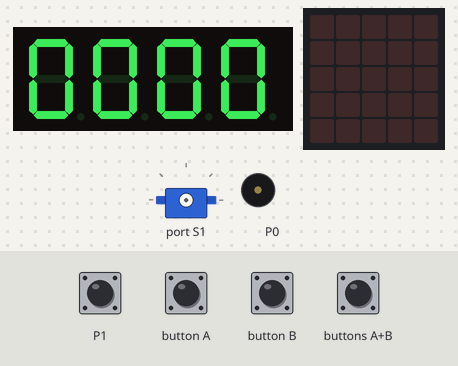
This program was run on a simulated BBC micro:bit (MakeCode). Shown: 4-digit seven-segment display, the board's 5×5 LED display, servo, buzzer (waves = sounding). The test bench sets the inputs (shaded band).

Above: at 1.2 s.
1.3 s: touch pin P1 pressed for 0.15 s
At 1.8 s:
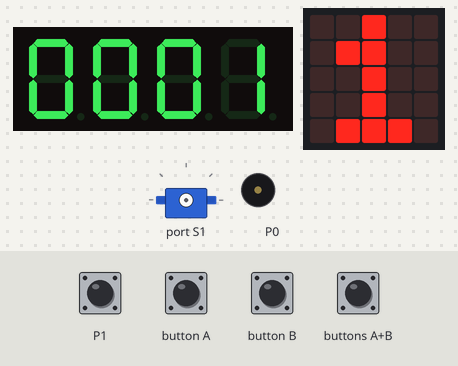
2.0 s: touch pin P1 pressed for 1 s
At 2.74 s:
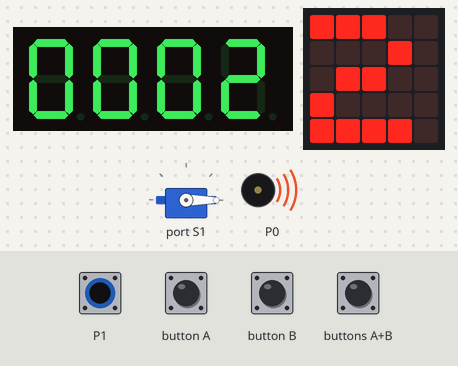
At 3.5 s:
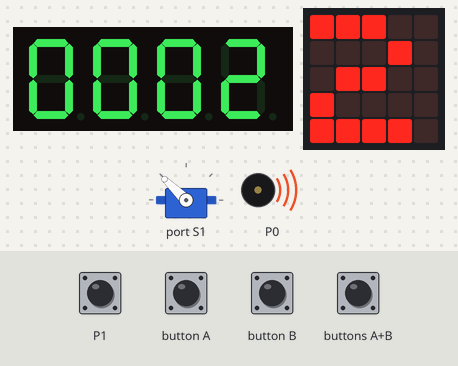
3.6 s: buttons A+B pressed for 1 s
6.4 s: buttons A+B pressed for 0.15 s
Timing chart, 0 to 16.1 s (numbered marks = the images above; inputs shaded):
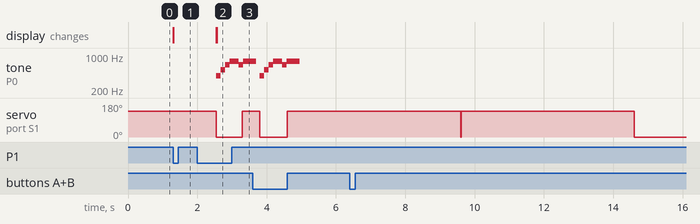

Measured:
- after the input at 1.3 s, the display: first changes at once (image 1 shows a later state)
- after the input at 2.0 s, the display: first changes after 0.55 s (image 2 shows a later state)
- by itself, tone on P0: plays 392 Hz for 0.13 s, 523 Hz for 0.13 s, 659 Hz for 0.13 s, 784 Hz for 0.26 s, 659 Hz for 0.13 s, 784 Hz for 0.38 s

The program:

main.ts
```typescript
// 替换掉 当引脚P1被按下时
control.onEvent(EventBusSource.MICROBIT_ID_IO_P1, EventBusValue.MICROBIT_BUTTON_EVT_DOWN, function () {
    money += 1
    basic.showNumber(money)
    robotbit.Servo(robotbit.Servos.S1, 136)
    basic.pause(500)
    robotbit.Servo(robotbit.Servos.S1, 0)
    music.startMelody(music.builtInMelody(Melodies.PowerUp), MelodyOptions.Once)
})
// 打开存钱罐，取出钱
input.onButtonPressed(Button.AB, function () {
    robotbit.Servo(robotbit.Servos.S1, 136)
    basic.pause(5000)
    robotbit.Servo(robotbit.Servos.S1, 0)
})
input.onPinPressed(TouchPin.P1, function () {

})
// 初始化四位数码管
// 和
// money变量
let money = 0
let tm = TM1637.create(
DigitalPin.P2,
DigitalPin.P8,
7,
4
)
money = 0
// 数码显示存钱罐打开次数/硬币数量
basic.forever(function () {
    tm.showNumber(money)
})
```

test.ts
```typescript
// 在此处测试；当此软件包作为插件使用时，将不会编译此软件包。
```
